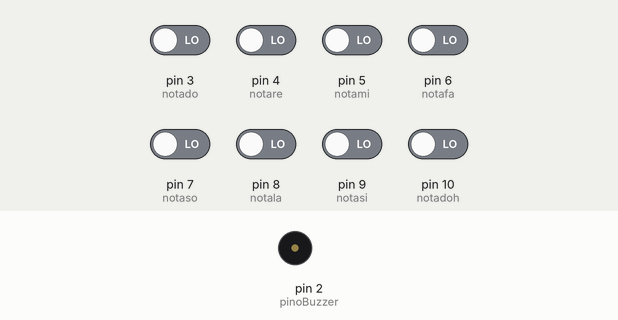
Bench run of a sketch on a simulated Arduino Uno, built with avr-gcc and run on an emulated ATmega328P. Parts: buzzer (waves = sounding). Inputs (shaded band) come from the test bench; at power-on: pin 3 (notado), pin 4 (notare), pin 5 (notami), pin 6 (notafa), pin 7 (notaso), pin 8 (notala), pin 9 (notasi), pin 10 (notadoh) LOW.

Above: at 1.7 s.
1.8 s: pin 3 (notado) driven HIGH
At 2.6 s:
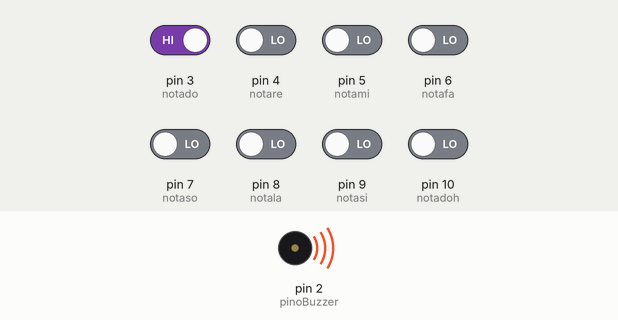
3.3 s: pin 3 (notado) driven LOW
At 3.8 s:
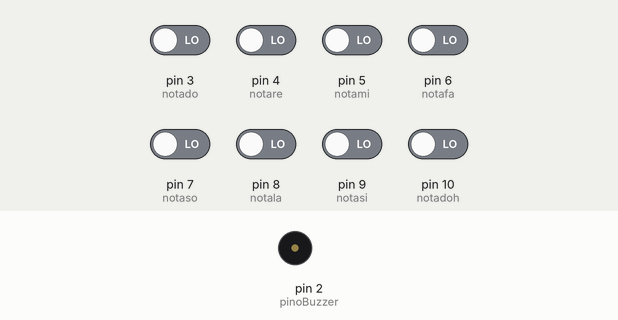
4.8 s: pin 4 (notare) driven HIGH
At 6.2 s:
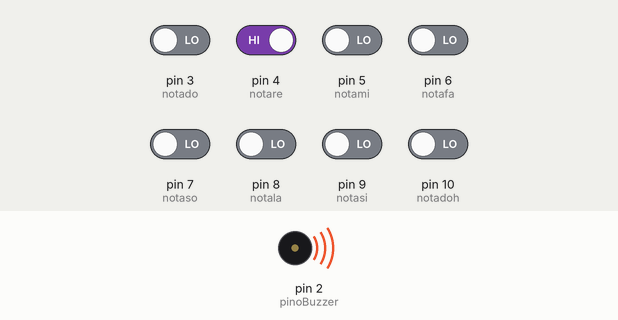
Timing chart, 0 to 7.8 s (numbered marks = the images above; inputs shaded):
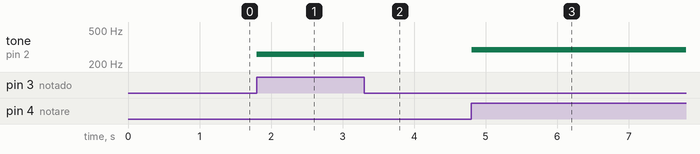

The sketch:

Piano_Buzzer.ino
```cpp
#define pinoBuzzer 2
#define notado 3
#define notare 4
#define notami 5
#define notafa 6
#define notaso 7
#define notala 8
#define notasi 9
#define notadoh 10

byte doh, re, mi, fa, so, la, si, pinDo = 0;

void setup() {
  // put your setup code here, to run once:

  pinMode(pinoBuzzer,  OUTPUT);

  pinMode(doh, INPUT);
  pinMode(re, INPUT);
  pinMode(mi, INPUT);
  pinMode(fa, INPUT);
  pinMode(so, INPUT);
  pinMode(la, INPUT);
  pinMode(si, INPUT);
  pinMode(pinDo, INPUT);

  Serial.begin(9600);
  delay(500);

}

void loop() {
  // put your main code here, to run repeatedly:

  doh = digitalRead(notado);
  re = digitalRead(notare);
  mi = digitalRead(notami);
  fa = digitalRead(notafa);
  so = digitalRead(notaso);
  la = digitalRead(notala);
  si = digitalRead(notasi);
  pinDo = digitalRead(notadoh);

  //verificando qual nota foi acionada
  if(doh == 1){
    //Ativa a nota dó
    tone(pinoBuzzer, 261);
  }
  else if(re == 1){
    tone(pinoBuzzer, 293);
  }
  else if(mi == 1){
    tone(pinoBuzzer, 329);
  }
  else if(fa == 1){
    tone(pinoBuzzer, 349);
  }
  else if(so == 1){
    tone(pinoBuzzer, 392);
  }
  else if(la == 1){
    tone(pinoBuzzer, 440);
  }
  else if(si == 1){
    tone(pinoBuzzer, 494);
  }
  else if(pinDo == 1){
    tone(pinoBuzzer, 554);
  }
  else{
    noTone(pinoBuzzer);
  }

  delay(50); //tempo de execução da nota musical

}
```

Measured:
- after the input at 1.8 s, tone on pin 2 (pinoBuzzer): silent → 261 Hz at once
- after the input at 3.3 s, tone on pin 2 (pinoBuzzer): 261 Hz → silent at once
- after the input at 4.8 s, tone on pin 2 (pinoBuzzer): silent → 293 Hz at once
